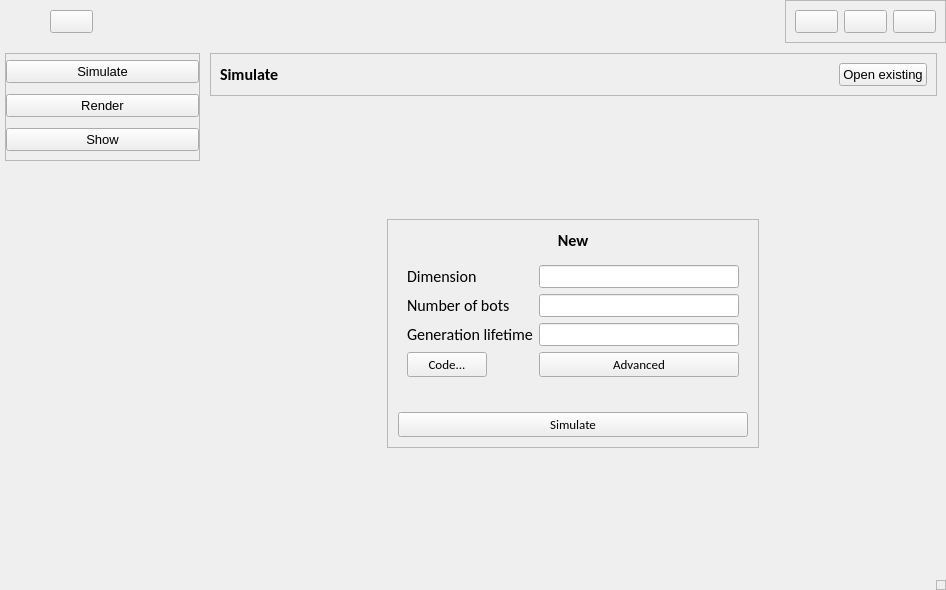
<?xml version='1.0' encoding='utf-8'?>
<ui version="4.0">
 <class>MainWindow</class>
 <widget class="QMainWindow" name="MainWindow">
  <property name="geometry">
   <rect>
    <x>0</x>
    <y>0</y>
    <width>946</width>
    <height>590</height>
   </rect>
  </property>
  <property name="minimumSize">
   <size>
    <width>0</width>
    <height>0</height>
   </size>
  </property>
  <property name="maximumSize">
   <size>
    <width>16777215</width>
    <height>16777215</height>
   </size>
  </property>
  <property name="font">
   <font>
    <pointsize>10</pointsize>
   </font>
  </property>
  <property name="windowTitle">
   <string>MainWindow</string>
  </property>
  <property name="autoFillBackground">
   <bool>false</bool>
  </property>
  <widget class="QWidget" name="centralwidget">
   <property name="styleSheet">
    <string notr="true" />
   </property>
   <layout class="QVBoxLayout" name="verticalLayout_2">
    <property name="spacing">
     <number>10</number>
    </property>
    <property name="leftMargin">
     <number>0</number>
    </property>
    <property name="topMargin">
     <number>0</number>
    </property>
    <property name="rightMargin">
     <number>0</number>
    </property>
    <property name="bottomMargin">
     <number>0</number>
    </property>
    <item>
     <widget class="QWidget" name="header" native="true">
      <layout class="QHBoxLayout" name="horizontalLayout_2">
       <property name="spacing">
        <number>0</number>
       </property>
       <property name="leftMargin">
        <number>0</number>
       </property>
       <property name="topMargin">
        <number>0</number>
       </property>
       <property name="rightMargin">
        <number>0</number>
       </property>
       <property name="bottomMargin">
        <number>0</number>
       </property>
       <item>
        <widget class="QLabelThemed" name="logo_label">
         <property name="maximumSize">
          <size>
           <width>50</width>
           <height>50</height>
          </size>
         </property>
         <property name="text">
          <string />
         </property>
         <property name="pixmap">
          <pixmap resource="../images/resources.qrc">:/images/logo.png</pixmap>
         </property>
         <property name="scaledContents">
          <bool>true</bool>
         </property>
        </widget>
       </item>
       <item alignment="Qt::AlignLeft">
        <widget class="QPushButtonThemed" name="menuBtn">
         <property name="cursor">
          <cursorShape>PointingHandCursor</cursorShape>
         </property>
         <property name="text">
          <string />
         </property>
         <property name="icon">
          <iconset resource="../Qss/icons/_icons.qrc">
           <normaloff>:/feather/Icons/feather/align-justify.png</normaloff>:/feather/Icons/feather/align-justify.png</iconset>
         </property>
         <property name="iconSize">
          <size>
           <width>32</width>
           <height>32</height>
          </size>
         </property>
        </widget>
       </item>
       <item alignment="Qt::AlignRight|Qt::AlignTop">
        <widget class="QFrame" name="frame">
         <property name="frameShape">
          <enum>QFrame::StyledPanel</enum>
         </property>
         <property name="frameShadow">
          <enum>QFrame::Raised</enum>
         </property>
         <layout class="QHBoxLayout" name="horizontalLayout_4">
          <item>
           <widget class="QPushButtonThemed" name="minimizeBtn">
            <property name="cursor">
             <cursorShape>PointingHandCursor</cursorShape>
            </property>
            <property name="text">
             <string />
            </property>
            <property name="icon">
             <iconset resource="../Qss/icons/_icons.qrc">
              <normaloff>:/feather/Icons/feather/minus.png</normaloff>:/feather/Icons/feather/minus.png</iconset>
            </property>
           </widget>
          </item>
          <item>
           <widget class="QPushButtonThemed" name="restoreBtn">
            <property name="cursor">
             <cursorShape>PointingHandCursor</cursorShape>
            </property>
            <property name="text">
             <string />
            </property>
            <property name="icon">
             <iconset resource="../Qss/icons/_icons.qrc">
              <normaloff>:/font_awesome_regular/Icons/font_awesome/regular/window-maximize.png</normaloff>:/font_awesome_regular/Icons/font_awesome/regular/window-maximize.png</iconset>
            </property>
           </widget>
          </item>
          <item>
           <widget class="QPushButtonThemed" name="closeBtn">
            <property name="cursor">
             <cursorShape>PointingHandCursor</cursorShape>
            </property>
            <property name="text">
             <string />
            </property>
            <property name="icon">
             <iconset resource="../Qss/icons/_icons.qrc">
              <normaloff>:/feather/Icons/feather/x.png</normaloff>:/feather/Icons/feather/x.png</iconset>
            </property>
           </widget>
          </item>
         </layout>
        </widget>
       </item>
      </layout>
     </widget>
    </item>
    <item>
     <widget class="QWidget" name="mainBody" native="true">
      <layout class="QHBoxLayout" name="horizontalLayout">
       <property name="spacing">
        <number>10</number>
       </property>
       <property name="leftMargin">
        <number>0</number>
       </property>
       <property name="topMargin">
        <number>0</number>
       </property>
       <property name="rightMargin">
        <number>0</number>
       </property>
       <property name="bottomMargin">
        <number>0</number>
       </property>
       <item>
        <widget class="QCustomSlideMenu" name="sideMenu" native="true">
         <property name="minimumSize">
          <size>
           <width>200</width>
           <height>0</height>
          </size>
         </property>
         <layout class="QVBoxLayout" name="verticalLayout_3">
          <property name="spacing">
           <number>0</number>
          </property>
          <property name="leftMargin">
           <number>5</number>
          </property>
          <property name="topMargin">
           <number>0</number>
          </property>
          <property name="rightMargin">
           <number>0</number>
          </property>
          <property name="bottomMargin">
           <number>0</number>
          </property>
          <item alignment="Qt::AlignTop">
           <widget class="QFrame" name="frame_2">
            <property name="minimumSize">
             <size>
              <width>195</width>
              <height>108</height>
             </size>
            </property>
            <property name="frameShape">
             <enum>QFrame::StyledPanel</enum>
            </property>
            <property name="frameShadow">
             <enum>QFrame::Raised</enum>
            </property>
            <layout class="QVBoxLayout" name="verticalLayout">
             <property name="spacing">
              <number>5</number>
             </property>
             <property name="leftMargin">
              <number>0</number>
             </property>
             <property name="topMargin">
              <number>0</number>
             </property>
             <property name="rightMargin">
              <number>0</number>
             </property>
             <property name="bottomMargin">
              <number>0</number>
             </property>
             <item>
              <widget class="QPushButtonThemed" name="simulateBtn">
               <property name="cursor">
                <cursorShape>PointingHandCursor</cursorShape>
               </property>
               <property name="text">
                <string>Simulate</string>
               </property>
               <property name="icon">
                <iconset resource="../Qss/icons/_icons.qrc">
                 <normaloff>:/font_awesome_regular/Icons/font_awesome/regular/circle-play.png</normaloff>:/font_awesome_regular/Icons/font_awesome/regular/circle-play.png</iconset>
               </property>
               <property name="iconSize">
                <size>
                 <width>24</width>
                 <height>24</height>
                </size>
               </property>
              </widget>
             </item>
             <item>
              <widget class="QPushButtonThemed" name="renderBtn">
               <property name="cursor">
                <cursorShape>PointingHandCursor</cursorShape>
               </property>
               <property name="text">
                <string>Render</string>
               </property>
               <property name="icon">
                <iconset resource="../Qss/icons/_icons.qrc">
                 <normaloff>:/font_awesome_solid/Icons/font_awesome/solid/gears.png</normaloff>:/font_awesome_solid/Icons/font_awesome/solid/gears.png</iconset>
               </property>
               <property name="iconSize">
                <size>
                 <width>24</width>
                 <height>24</height>
                </size>
               </property>
              </widget>
             </item>
             <item>
              <widget class="QPushButtonThemed" name="showBtn">
               <property name="cursor">
                <cursorShape>PointingHandCursor</cursorShape>
               </property>
               <property name="text">
                <string>Show</string>
               </property>
               <property name="icon">
                <iconset resource="../Qss/icons/_icons.qrc">
                 <normaloff>:/font_awesome_regular/Icons/font_awesome/regular/eye.png</normaloff>:/font_awesome_regular/Icons/font_awesome/regular/eye.png</iconset>
               </property>
               <property name="iconSize">
                <size>
                 <width>24</width>
                 <height>24</height>
                </size>
               </property>
              </widget>
             </item>
            </layout>
           </widget>
          </item>
         </layout>
        </widget>
       </item>
       <item>
        <widget class="QCustomQStackedWidget" name="stackedWidget">
         <property name="styleSheet">
          <string notr="true" />
         </property>
         <property name="currentIndex">
          <number>0</number>
         </property>
         <widget class="QWidget" name="simulatePage">
          <property name="styleSheet">
           <string notr="true" />
          </property>
          <layout class="QVBoxLayout" name="verticalLayout_5">
           <property name="spacing">
            <number>0</number>
           </property>
           <property name="leftMargin">
            <number>0</number>
           </property>
           <property name="topMargin">
            <number>0</number>
           </property>
           <property name="bottomMargin">
            <number>0</number>
           </property>
           <item alignment="Qt::AlignTop">
            <widget class="QFrame" name="frame_3">
             <property name="frameShape">
              <enum>QFrame::StyledPanel</enum>
             </property>
             <property name="frameShadow">
              <enum>QFrame::Raised</enum>
             </property>
             <layout class="QHBoxLayout" name="horizontalLayout_5">
              <item>
               <widget class="QLabelThemed" name="label_page1_simulate">
                <property name="font">
                 <font>
                  <family>Calibri</family>
                  <pointsize>12</pointsize>
                  <weight>75</weight>
                  <bold>true</bold>
                 </font>
                </property>
                <property name="styleSheet">
                 <string notr="true" />
                </property>
                <property name="text">
                 <string>Simulate</string>
                </property>
                <property name="alignment">
                 <set>Qt::AlignLeading|Qt::AlignLeft|Qt::AlignVCenter</set>
                </property>
               </widget>
              </item>
              <item alignment="Qt::AlignRight">
               <widget class="QPushButtonThemed" name="openBtn">
                <property name="maximumSize">
                 <size>
                  <width>16777215</width>
                  <height>16777215</height>
                 </size>
                </property>
                <property name="cursor">
                 <cursorShape>PointingHandCursor</cursorShape>
                </property>
                <property name="text">
                 <string>Open existing</string>
                </property>
                <property name="icon">
                 <iconset resource="../Qss/icons/_icons.qrc">
                  <normaloff>:/font_awesome_regular/Icons/font_awesome/regular/folder-open.png</normaloff>:/font_awesome_regular/Icons/font_awesome/regular/folder-open.png</iconset>
                </property>
               </widget>
              </item>
             </layout>
            </widget>
           </item>
           <item>
            <spacer name="verticalSpacer_2">
             <property name="orientation">
              <enum>Qt::Vertical</enum>
             </property>
             <property name="sizeHint" stdset="0">
              <size>
               <width>20</width>
               <height>40</height>
              </size>
             </property>
            </spacer>
           </item>
           <item alignment="Qt::AlignHCenter">
            <widget class="QFrame" name="frame_4">
             <property name="sizePolicy">
              <sizepolicy hsizetype="Expanding" vsizetype="Expanding">
               <horstretch>0</horstretch>
               <verstretch>0</verstretch>
              </sizepolicy>
             </property>
             <property name="frameShape">
              <enum>QFrame::StyledPanel</enum>
             </property>
             <property name="frameShadow">
              <enum>QFrame::Raised</enum>
             </property>
             <layout class="QVBoxLayout" name="verticalLayout_4">
              <property name="spacing">
               <number>5</number>
              </property>
              <property name="leftMargin">
               <number>10</number>
              </property>
              <property name="topMargin">
               <number>10</number>
              </property>
              <property name="rightMargin">
               <number>10</number>
              </property>
              <property name="bottomMargin">
               <number>10</number>
              </property>
              <item>
               <widget class="QLabelThemed" name="label_simulate_new">
                <property name="font">
                 <font>
                  <family>Calibri</family>
                  <pointsize>12</pointsize>
                  <weight>75</weight>
                  <bold>true</bold>
                 </font>
                </property>
                <property name="styleSheet">
                 <string notr="true" />
                </property>
                <property name="text">
                 <string>&lt;html&gt;&lt;head/&gt;&lt;body&gt;&lt;p&gt;New&lt;/p&gt;&lt;/body&gt;&lt;/html&gt;</string>
                </property>
                <property name="alignment">
                 <set>Qt::AlignCenter</set>
                </property>
               </widget>
              </item>
              <item alignment="Qt::AlignHCenter|Qt::AlignVCenter">
               <widget class="QFrame" name="formFrame">
                <property name="minimumSize">
                 <size>
                  <width>350</width>
                  <height>0</height>
                 </size>
                </property>
                <layout class="QFormLayout" name="formLayout">
                 <item row="4" column="0">
                  <widget class="QLabelThemed" name="label_3">
                   <property name="styleSheet">
                    <string notr="true" />
                   </property>
                   <property name="text">
                    <string />
                   </property>
                  </widget>
                 </item>
                 <item row="0" column="0">
                  <widget class="QLabelThemed" name="dimensionLabel">
                   <property name="font">
                    <font>
                     <family>Calibri</family>
                     <pointsize>12</pointsize>
                    </font>
                   </property>
                   <property name="styleSheet">
                    <string notr="true" />
                   </property>
                   <property name="text">
                    <string>Dimension</string>
                   </property>
                  </widget>
                 </item>
                 <item row="0" column="1">
                  <widget class="QLineEdit" name="dimensionLineEdit">
                   <property name="styleSheet">
                    <string notr="true" />
                   </property>
                  </widget>
                 </item>
                 <item row="1" column="0">
                  <widget class="QLabelThemed" name="numberOfBotsLabel">
                   <property name="font">
                    <font>
                     <family>Calibri</family>
                     <pointsize>12</pointsize>
                    </font>
                   </property>
                   <property name="styleSheet">
                    <string notr="true" />
                   </property>
                   <property name="text">
                    <string>Number of bots</string>
                   </property>
                  </widget>
                 </item>
                 <item row="1" column="1">
                  <widget class="QLineEdit" name="numberOfBotsLineEdit">
                   <property name="styleSheet">
                    <string notr="true" />
                   </property>
                  </widget>
                 </item>
                 <item row="2" column="0">
                  <widget class="QLabelThemed" name="generationLifetimeLabel">
                   <property name="font">
                    <font>
                     <family>Calibri</family>
                     <pointsize>12</pointsize>
                    </font>
                   </property>
                   <property name="styleSheet">
                    <string notr="true" />
                   </property>
                   <property name="text">
                    <string>Generation lifetime</string>
                   </property>
                  </widget>
                 </item>
                 <item row="2" column="1">
                  <widget class="QLineEdit" name="generationLifetimeLineEdit">
                   <property name="styleSheet">
                    <string notr="true" />
                   </property>
                  </widget>
                 </item>
                 <item row="3" column="0">
                  <widget class="QPushButtonThemed" name="button_simulate_code">
                   <property name="font">
                    <font>
                     <family>Calibri</family>
                     <pointsize>10</pointsize>
                    </font>
                   </property>
                   <property name="cursor">
                    <cursorShape>PointingHandCursor</cursorShape>
                   </property>
                   <property name="styleSheet">
                    <string notr="true" />
                   </property>
                   <property name="text">
                    <string>Code...</string>
                   </property>
                   <property name="icon">
                    <iconset resource="../Qss/icons/_icons.qrc">
                     <normaloff>:/feather/Icons/feather/code.png</normaloff>:/feather/Icons/feather/code.png</iconset>
                   </property>
                  </widget>
                 </item>
                 <item row="3" column="1">
                  <widget class="QPushButtonThemed" name="button_simulate_advanced">
                   <property name="font">
                    <font>
                     <family>Calibri</family>
                     <pointsize>10</pointsize>
                    </font>
                   </property>
                   <property name="cursor">
                    <cursorShape>PointingHandCursor</cursorShape>
                   </property>
                   <property name="styleSheet">
                    <string notr="true" />
                   </property>
                   <property name="text">
                    <string>Advanced</string>
                   </property>
                   <property name="icon">
                    <iconset resource="../Qss/icons/_icons.qrc">
                     <normaloff>:/font_awesome_solid/Icons/font_awesome/solid/sliders.png</normaloff>:/font_awesome_solid/Icons/font_awesome/solid/sliders.png</iconset>
                   </property>
                  </widget>
                 </item>
                </layout>
               </widget>
              </item>
              <item>
               <widget class="QPushButtonThemed" name="button_simulate_simulate">
                <property name="font">
                 <font>
                  <family>Calibri</family>
                  <pointsize>10</pointsize>
                 </font>
                </property>
                <property name="cursor">
                 <cursorShape>PointingHandCursor</cursorShape>
                </property>
                <property name="styleSheet">
                 <string notr="true" />
                </property>
                <property name="text">
                 <string>Simulate</string>
                </property>
                <property name="icon">
                 <iconset resource="../Qss/icons/_icons.qrc">
                  <normaloff>:/feather/Icons/feather/play-circle.png</normaloff>:/feather/Icons/feather/play-circle.png</iconset>
                </property>
               </widget>
              </item>
             </layout>
            </widget>
           </item>
           <item>
            <spacer name="verticalSpacer">
             <property name="orientation">
              <enum>Qt::Vertical</enum>
             </property>
             <property name="sizeHint" stdset="0">
              <size>
               <width>20</width>
               <height>40</height>
              </size>
             </property>
            </spacer>
           </item>
          </layout>
         </widget>
         <widget class="QWidget" name="renderPage">
          <property name="styleSheet">
           <string notr="true" />
          </property>
          <layout class="QVBoxLayout" name="verticalLayout_7">
           <property name="spacing">
            <number>0</number>
           </property>
           <property name="leftMargin">
            <number>0</number>
           </property>
           <property name="topMargin">
            <number>0</number>
           </property>
           <property name="rightMargin">
            <number>0</number>
           </property>
           <property name="bottomMargin">
            <number>0</number>
           </property>
           <item alignment="Qt::AlignTop">
            <widget class="QFrame" name="frame_5">
             <property name="frameShape">
              <enum>QFrame::StyledPanel</enum>
             </property>
             <property name="frameShadow">
              <enum>QFrame::Raised</enum>
             </property>
             <layout class="QHBoxLayout" name="horizontalLayout_6">
              <item>
               <widget class="QLabelThemed" name="label_page1_simulate_2">
                <property name="font">
                 <font>
                  <family>Calibri</family>
                  <pointsize>12</pointsize>
                  <weight>75</weight>
                  <bold>true</bold>
                 </font>
                </property>
                <property name="styleSheet">
                 <string notr="true" />
                </property>
                <property name="text">
                 <string>Render</string>
                </property>
                <property name="alignment">
                 <set>Qt::AlignLeading|Qt::AlignLeft|Qt::AlignVCenter</set>
                </property>
               </widget>
              </item>
             </layout>
            </widget>
           </item>
          </layout>
         </widget>
         <widget class="QWidget" name="showPage">
          <property name="styleSheet">
           <string notr="true" />
          </property>
          <layout class="QVBoxLayout" name="verticalLayout_6">
           <property name="spacing">
            <number>5</number>
           </property>
           <property name="leftMargin">
            <number>0</number>
           </property>
           <property name="topMargin">
            <number>0</number>
           </property>
           <property name="rightMargin">
            <number>0</number>
           </property>
           <property name="bottomMargin">
            <number>0</number>
           </property>
           <item alignment="Qt::AlignTop">
            <widget class="QFrame" name="frame_6">
             <property name="frameShape">
              <enum>QFrame::StyledPanel</enum>
             </property>
             <property name="frameShadow">
              <enum>QFrame::Raised</enum>
             </property>
             <layout class="QHBoxLayout" name="horizontalLayout_7">
              <item>
               <widget class="QLabelThemed" name="label_page1_simulate_3">
                <property name="font">
                 <font>
                  <family>Calibri</family>
                  <pointsize>12</pointsize>
                  <weight>75</weight>
                  <bold>true</bold>
                 </font>
                </property>
                <property name="styleSheet">
                 <string notr="true" />
                </property>
                <property name="text">
                 <string>Show</string>
                </property>
                <property name="alignment">
                 <set>Qt::AlignLeading|Qt::AlignLeft|Qt::AlignVCenter</set>
                </property>
               </widget>
              </item>
              <item alignment="Qt::AlignRight">
               <widget class="QPushButtonThemed" name="openMediaBtn">
                <property name="maximumSize">
                 <size>
                  <width>16777215</width>
                  <height>16777215</height>
                 </size>
                </property>
                <property name="cursor">
                 <cursorShape>PointingHandCursor</cursorShape>
                </property>
                <property name="text">
                 <string>Open videos</string>
                </property>
                <property name="icon">
                 <iconset resource="../Qss/icons/_icons.qrc">
                  <normaloff>:/font_awesome_regular/Icons/font_awesome/regular/file-video.png</normaloff>:/font_awesome_regular/Icons/font_awesome/regular/file-video.png</iconset>
                </property>
               </widget>
              </item>
             </layout>
            </widget>
           </item>
           <item>
            <widget class="QWidget" name="videoPlayerWidget" native="true">
             <property name="sizePolicy">
              <sizepolicy hsizetype="Preferred" vsizetype="Expanding">
               <horstretch>0</horstretch>
               <verstretch>0</verstretch>
              </sizepolicy>
             </property>
             <layout class="QHBoxLayout" name="videoLayout" />
            </widget>
           </item>
           <item>
            <widget class="QFrame" name="frame_15">
             <property name="frameShape">
              <enum>QFrame::StyledPanel</enum>
             </property>
             <property name="frameShadow">
              <enum>QFrame::Raised</enum>
             </property>
             <layout class="QHBoxLayout" name="horizontalLayout_8">
              <property name="spacing">
               <number>0</number>
              </property>
              <property name="leftMargin">
               <number>0</number>
              </property>
              <property name="topMargin">
               <number>0</number>
              </property>
              <property name="rightMargin">
               <number>5</number>
              </property>
              <property name="bottomMargin">
               <number>0</number>
              </property>
              <item alignment="Qt::AlignLeft">
               <widget class="QFrame" name="frame_17">
                <property name="maximumSize">
                 <size>
                  <width>194</width>
                  <height>42</height>
                 </size>
                </property>
                <property name="frameShape">
                 <enum>QFrame::StyledPanel</enum>
                </property>
                <property name="frameShadow">
                 <enum>QFrame::Raised</enum>
                </property>
                <layout class="QHBoxLayout" name="horizontalLayout_10">
                 <property name="spacing">
                  <number>10</number>
                 </property>
                 <property name="leftMargin">
                  <number>0</number>
                 </property>
                 <property name="topMargin">
                  <number>0</number>
                 </property>
                 <property name="rightMargin">
                  <number>0</number>
                 </property>
                 <property name="bottomMargin">
                  <number>0</number>
                 </property>
                 <item alignment="Qt::AlignLeft">
                  <widget class="QPushButtonThemed" name="playBtn">
                   <property name="cursor">
                    <cursorShape>PointingHandCursor</cursorShape>
                   </property>
                   <property name="text">
                    <string />
                   </property>
                   <property name="icon">
                    <iconset resource="../Qss/icons/_icons.qrc">
                     <normaloff>:/feather/Icons/feather/play-circle.png</normaloff>:/feather/Icons/feather/play-circle.png</iconset>
                   </property>
                   <property name="iconSize">
                    <size>
                     <width>24</width>
                     <height>24</height>
                    </size>
                   </property>
                   <property name="shortcut">
                    <string>Space</string>
                   </property>
                  </widget>
                 </item>
                 <item alignment="Qt::AlignRight">
                  <widget class="QFrame" name="frame_18">
                   <property name="maximumSize">
                    <size>
                     <width>122</width>
                     <height>40</height>
                    </size>
                   </property>
                   <property name="frameShape">
                    <enum>QFrame::StyledPanel</enum>
                   </property>
                   <property name="frameShadow">
                    <enum>QFrame::Raised</enum>
                   </property>
                   <layout class="QHBoxLayout" name="horizontalLayout_11">
                    <property name="leftMargin">
                     <number>0</number>
                    </property>
                    <property name="topMargin">
                     <number>0</number>
                    </property>
                    <property name="rightMargin">
                     <number>0</number>
                    </property>
                    <property name="bottomMargin">
                     <number>0</number>
                    </property>
                    <item>
                     <widget class="QPushButtonThemed" name="prevMediaBtn">
                      <property name="cursor">
                       <cursorShape>PointingHandCursor</cursorShape>
                      </property>
                      <property name="text">
                       <string />
                      </property>
                      <property name="icon">
                       <iconset resource="../Qss/icons/_icons.qrc">
                        <normaloff>:/feather/Icons/feather/skip-back.png</normaloff>:/feather/Icons/feather/skip-back.png</iconset>
                      </property>
                      <property name="iconSize">
                       <size>
                        <width>24</width>
                        <height>24</height>
                       </size>
                      </property>
                      <property name="shortcut">
                       <string>P</string>
                      </property>
                     </widget>
                    </item>
                    <item>
                     <widget class="QPushButtonThemed" name="stopMediaBtn">
                      <property name="cursor">
                       <cursorShape>PointingHandCursor</cursorShape>
                      </property>
                      <property name="text">
                       <string />
                      </property>
                      <property name="icon">
                       <iconset resource="../Qss/icons/_icons.qrc">
                        <normaloff>:/feather/Icons/feather/stop-circle.png</normaloff>:/feather/Icons/feather/stop-circle.png</iconset>
                      </property>
                      <property name="iconSize">
                       <size>
                        <width>24</width>
                        <height>24</height>
                       </size>
                      </property>
                      <property name="shortcut">
                       <string>S</string>
                      </property>
                     </widget>
                    </item>
                    <item>
                     <widget class="QPushButtonThemed" name="nextMediaBtn">
                      <property name="cursor">
                       <cursorShape>PointingHandCursor</cursorShape>
                      </property>
                      <property name="text">
                       <string />
                      </property>
                      <property name="icon">
                       <iconset resource="../Qss/icons/_icons.qrc">
                        <normaloff>:/feather/Icons/feather/skip-forward.png</normaloff>:/feather/Icons/feather/skip-forward.png</iconset>
                      </property>
                      <property name="iconSize">
                       <size>
                        <width>24</width>
                        <height>24</height>
                       </size>
                      </property>
                      <property name="shortcut">
                       <string>N</string>
                      </property>
                     </widget>
                    </item>
                   </layout>
                  </widget>
                 </item>
                 <item alignment="Qt::AlignHCenter">
                  <widget class="QFrame" name="frame_19">
                   <property name="frameShape">
                    <enum>QFrame::StyledPanel</enum>
                   </property>
                   <property name="frameShadow">
                    <enum>QFrame::Raised</enum>
                   </property>
                   <layout class="QHBoxLayout" name="horizontalLayout_12">
                    <property name="leftMargin">
                     <number>0</number>
                    </property>
                    <property name="topMargin">
                     <number>0</number>
                    </property>
                    <property name="rightMargin">
                     <number>0</number>
                    </property>
                    <property name="bottomMargin">
                     <number>0</number>
                    </property>
                   </layout>
                  </widget>
                 </item>
                 <item alignment="Qt::AlignRight">
                  <widget class="QFrame" name="frame_20">
                   <property name="frameShape">
                    <enum>QFrame::StyledPanel</enum>
                   </property>
                   <property name="frameShadow">
                    <enum>QFrame::Raised</enum>
                   </property>
                   <layout class="QHBoxLayout" name="horizontalLayout_13">
                    <property name="leftMargin">
                     <number>0</number>
                    </property>
                    <property name="topMargin">
                     <number>0</number>
                    </property>
                    <property name="rightMargin">
                     <number>0</number>
                    </property>
                    <property name="bottomMargin">
                     <number>0</number>
                    </property>
                   </layout>
                  </widget>
                 </item>
                </layout>
               </widget>
              </item>
              <item>
               <widget class="QFrame" name="frame_21">
                <property name="frameShape">
                 <enum>QFrame::StyledPanel</enum>
                </property>
                <property name="frameShadow">
                 <enum>QFrame::Raised</enum>
                </property>
                <layout class="QHBoxLayout" name="horizontalLayout_15">
                 <item>
                  <widget class="QLabelThemed" name="playedMediaDuration">
                   <property name="text">
                    <string>--:--</string>
                   </property>
                  </widget>
                 </item>
                 <item>
                  <widget class="QCustomQSlider" name="mediaProgress">
                   <property name="cursor">
                    <cursorShape>PointingHandCursor</cursorShape>
                   </property>
                   <property name="pageStep">
                    <number>1</number>
                   </property>
                   <property name="orientation">
                    <enum>Qt::Horizontal</enum>
                   </property>
                  </widget>
                 </item>
                 <item>
                  <widget class="QLabelThemed" name="totalMediaDuration">
                   <property name="text">
                    <string>--:--</string>
                   </property>
                  </widget>
                 </item>
                </layout>
               </widget>
              </item>
              <item alignment="Qt::AlignRight">
               <widget class="QFrame" name="frame_16">
                <property name="maximumSize">
                 <size>
                  <width>122</width>
                  <height>42</height>
                 </size>
                </property>
                <property name="frameShape">
                 <enum>QFrame::StyledPanel</enum>
                </property>
                <property name="frameShadow">
                 <enum>QFrame::Raised</enum>
                </property>
                <layout class="QHBoxLayout" name="horizontalLayout_9">
                 <property name="spacing">
                  <number>0</number>
                 </property>
                 <property name="leftMargin">
                  <number>0</number>
                 </property>
                 <property name="topMargin">
                  <number>0</number>
                 </property>
                 <property name="rightMargin">
                  <number>0</number>
                 </property>
                 <property name="bottomMargin">
                  <number>0</number>
                 </property>
                 <item>
                  <widget class="QPushButtonThemed" name="volumeBtn">
                   <property name="cursor">
                    <cursorShape>PointingHandCursor</cursorShape>
                   </property>
                   <property name="text">
                    <string />
                   </property>
                   <property name="icon">
                    <iconset resource="../Qss/icons/_icons.qrc">
                     <normaloff>:/feather/Icons/feather/volume-1.png</normaloff>:/feather/Icons/feather/volume-1.png</iconset>
                   </property>
                   <property name="iconSize">
                    <size>
                     <width>24</width>
                     <height>24</height>
                    </size>
                   </property>
                  </widget>
                 </item>
                 <item>
                  <widget class="QCustomQSlider" name="volumeSlider">
                   <property name="cursor">
                    <cursorShape>PointingHandCursor</cursorShape>
                   </property>
                   <property name="maximum">
                    <number>100</number>
                   </property>
                   <property name="pageStep">
                    <number>1</number>
                   </property>
                   <property name="orientation">
                    <enum>Qt::Horizontal</enum>
                   </property>
                  </widget>
                 </item>
                </layout>
               </widget>
              </item>
             </layout>
            </widget>
           </item>
           <item>
            <widget class="QListWidget" name="videoFilesWidget">
             <property name="maximumSize">
              <size>
               <width>16777215</width>
               <height>70</height>
              </size>
             </property>
             <property name="sizeAdjustPolicy">
              <enum>QAbstractScrollArea::AdjustToContents</enum>
             </property>
             <property name="flow">
              <enum>QListView::LeftToRight</enum>
             </property>
             <property name="isWrapping" stdset="0">
              <bool>true</bool>
             </property>
             <property name="spacing">
              <number>5</number>
             </property>
             <property name="wordWrap">
              <bool>true</bool>
             </property>
            </widget>
           </item>
          </layout>
         </widget>
        </widget>
       </item>
      </layout>
     </widget>
    </item>
    <item>
     <widget class="QWidget" name="footer" native="true">
      <layout class="QHBoxLayout" name="horizontalLayout_3">
       <property name="spacing">
        <number>0</number>
       </property>
       <property name="leftMargin">
        <number>0</number>
       </property>
       <property name="topMargin">
        <number>0</number>
       </property>
       <property name="rightMargin">
        <number>0</number>
       </property>
       <property name="bottomMargin">
        <number>0</number>
       </property>
       <item alignment="Qt::AlignRight|Qt::AlignBottom">
        <widget class="QFrame" name="sizeGrip">
         <property name="minimumSize">
          <size>
           <width>10</width>
           <height>10</height>
          </size>
         </property>
         <property name="maximumSize">
          <size>
           <width>10</width>
           <height>10</height>
          </size>
         </property>
         <property name="frameShape">
          <enum>QFrame::StyledPanel</enum>
         </property>
         <property name="frameShadow">
          <enum>QFrame::Raised</enum>
         </property>
        </widget>
       </item>
      </layout>
     </widget>
    </item>
   </layout>
  </widget>
 </widget>
 <customwidgets>
  <customwidget>
   <class>QCustomSlideMenu</class>
   <extends>QWidget</extends>
   <header location="global">Custom_Widgets.QCustomSlideMenu.h</header>
   <container>1</container>
  </customwidget>
  <customwidget>
   <class>QCustomQStackedWidget</class>
   <extends>QStackedWidget</extends>
   <header location="global">Custom_Widgets.QCustomQStackedWidget.h</header>
   <container>1</container>
  </customwidget>
  <customwidget>
   <class>QCustomQSlider</class>
   <extends>QSlider</extends>
   <header location="global">Custom_Widgets.QCustomQSlider.h</header>
  </customwidget>
 <customwidget><class>QPushButtonThemed</class><extends>QPushButton</extends><header location="global">Custom_Widgets.Theme.h</header><container>1</container></customwidget><customwidget><class>QLabelThemed</class><extends>QLabel</extends><header location="global">Custom_Widgets.Theme.h</header><container>1</container></customwidget></customwidgets>
 <connections />
</ui>
